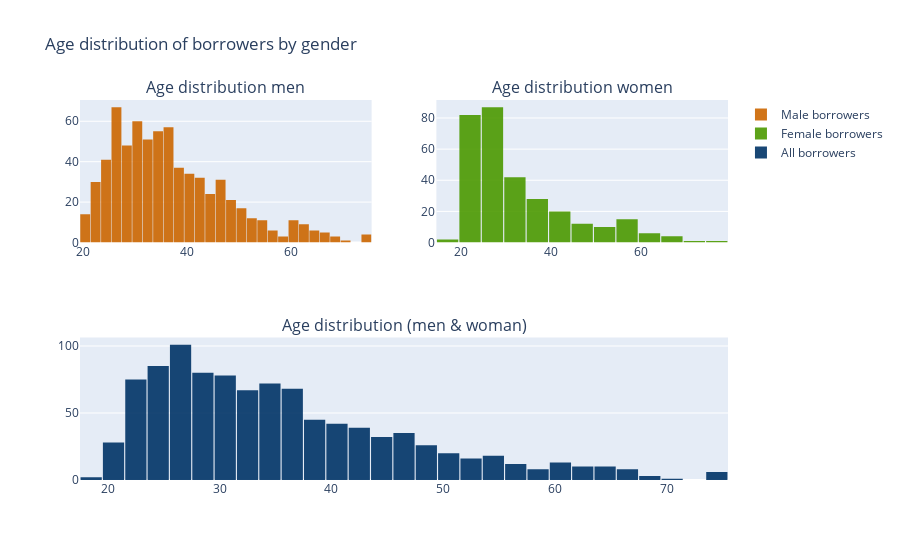

Notebook cell for this chart:
### Code cell
# Plot age distributions of borrowers by gender
from plotly import subplots
import chart_studio.plotly as py
import plotly.graph_objs as go

by_age = df['Age'].values.tolist()
male_age = df['Age'].loc[df['Sex'] == 'male'].values.tolist()
female_age = df['Age'].loc[df['Sex'] == 'female'].values.tolist()

trace0 = go.Histogram(
    x=male_age,
    # histnorm='probability',
    name="Male borrowers",
    marker = dict(
        color = 'rgba(204,102,0, 0.9)',
    )
)
trace1 = go.Histogram(
    x=female_age,
    # histnorm='probability',
    name="Female borrowers",
    marker = dict(
        color = 'rgba(76,153,0, 0.9)',
    )
)
trace2 = go.Histogram(
    x=by_age,
    # histnorm='probability',
    name="All borrowers",
     marker = dict(
        color = 'rgba(0, 51, 102, 0.9)',
    )
)
fig = subplots.make_subplots(rows=2, cols=2, specs=[[{}, {}], [{'colspan': 2}, None]],
                              subplot_titles=('Age distribution men',
                                              'Age distribution women', 
                                              'Age distribution (men & woman)'))

fig.append_trace(trace0, 1, 1)
fig.append_trace(trace1, 1, 2)
fig.append_trace(trace2, 2, 1)

fig['layout'].update(showlegend=True, title='Age distribution of borrowers by gender', bargap=0.05)

iplot(fig, filename='custom-sized-subplot-with-subplot-titles')

### Figure 1 — Plotly figure (JSON) as saved in the notebook; plotly's stock layout.template omitted (floating-point values rounded to 4 significant figures; data arrays with more than 128 entries replaced by an {"elided": "..."} marker saying what was removed)
{"data": [{"marker": {"color": "rgba(204,102,0, 0.9)"}, "name": "Male borrowers", "type": "histogram", "x": {"elided": "690 int values"}, "xaxis": "x", "yaxis": "y"}, {"marker": {"color": "rgba(76,153,0, 0.9)"}, "name": "Female borrowers", "type": "histogram", "x": {"elided": "310 int values"}, "xaxis": "x2", "yaxis": "y2"}, {"marker": {"color": "rgba(0, 51, 102, 0.9)"}, "name": "All borrowers", "type": "histogram", "x": {"elided": "1000 int values"}, "xaxis": "x3", "yaxis": "y3"}], "layout": {"annotations": [{"font": {"size": 16}, "showarrow": false, "text": "Age distribution men", "x": 0.225, "xanchor": "center", "xref": "paper", "y": 1, "yanchor": "bottom", "yref": "paper"}, {"font": {"size": 16}, "showarrow": false, "text": "Age distribution women", "x": 0.775, "xanchor": "center", "xref": "paper", "y": 1, "yanchor": "bottom", "yref": "paper"}, {"font": {"size": 16}, "showarrow": false, "text": "Age distribution (men & woman)", "x": 0.5, "xanchor": "center", "xref": "paper", "y": 0.375, "yanchor": "bottom", "yref": "paper"}], "bargap": 0.05, "showlegend": true, "title": {"text": "Age distribution of borrowers by gender"}, "xaxis": {"anchor": "y", "domain": [0, 0.45]}, "xaxis2": {"anchor": "y2", "domain": [0.55, 1]}, "xaxis3": {"anchor": "y3", "domain": [0, 1]}, "yaxis": {"anchor": "x", "domain": [0.625, 1]}, "yaxis2": {"anchor": "x2", "domain": [0.625, 1]}, "yaxis3": {"anchor": "x3", "domain": [0, 0.375]}}}
